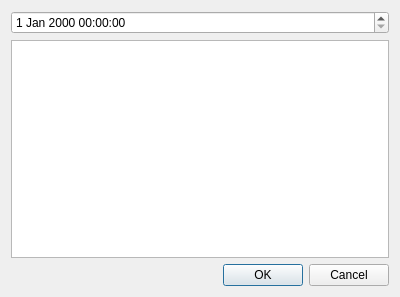
<?xml version="1.0" encoding="UTF-8"?>
<ui version="4.0">
 <class>NewEntryDialog</class>
 <widget class="QDialog" name="NewEntryDialog">
  <property name="geometry">
   <rect>
    <x>0</x>
    <y>0</y>
    <width>400</width>
    <height>297</height>
   </rect>
  </property>
  <property name="windowTitle">
   <string>Dialog</string>
  </property>
  <layout class="QGridLayout" name="gridLayout">
   <item row="1" column="0">
    <widget class="QTextEdit" name="poleWpisu"/>
   </item>
   <item row="2" column="0">
    <widget class="QDialogButtonBox" name="buttonBox">
     <property name="orientation">
      <enum>Qt::Horizontal</enum>
     </property>
     <property name="standardButtons">
      <set>QDialogButtonBox::Cancel|QDialogButtonBox::Ok</set>
     </property>
    </widget>
   </item>
   <item row="0" column="0">
    <widget class="QDateTimeEdit" name="dateTimeEdit"/>
   </item>
  </layout>
 </widget>
 <resources/>
 <connections>
  <connection>
   <sender>buttonBox</sender>
   <signal>accepted()</signal>
   <receiver>NewEntryDialog</receiver>
   <slot>accept()</slot>
   <hints>
    <hint type="sourcelabel">
     <x>248</x>
     <y>254</y>
    </hint>
    <hint type="destinationlabel">
     <x>157</x>
     <y>274</y>
    </hint>
   </hints>
  </connection>
  <connection>
   <sender>buttonBox</sender>
   <signal>rejected()</signal>
   <receiver>NewEntryDialog</receiver>
   <slot>reject()</slot>
   <hints>
    <hint type="sourcelabel">
     <x>316</x>
     <y>260</y>
    </hint>
    <hint type="destinationlabel">
     <x>286</x>
     <y>274</y>
    </hint>
   </hints>
  </connection>
 </connections>
</ui>
